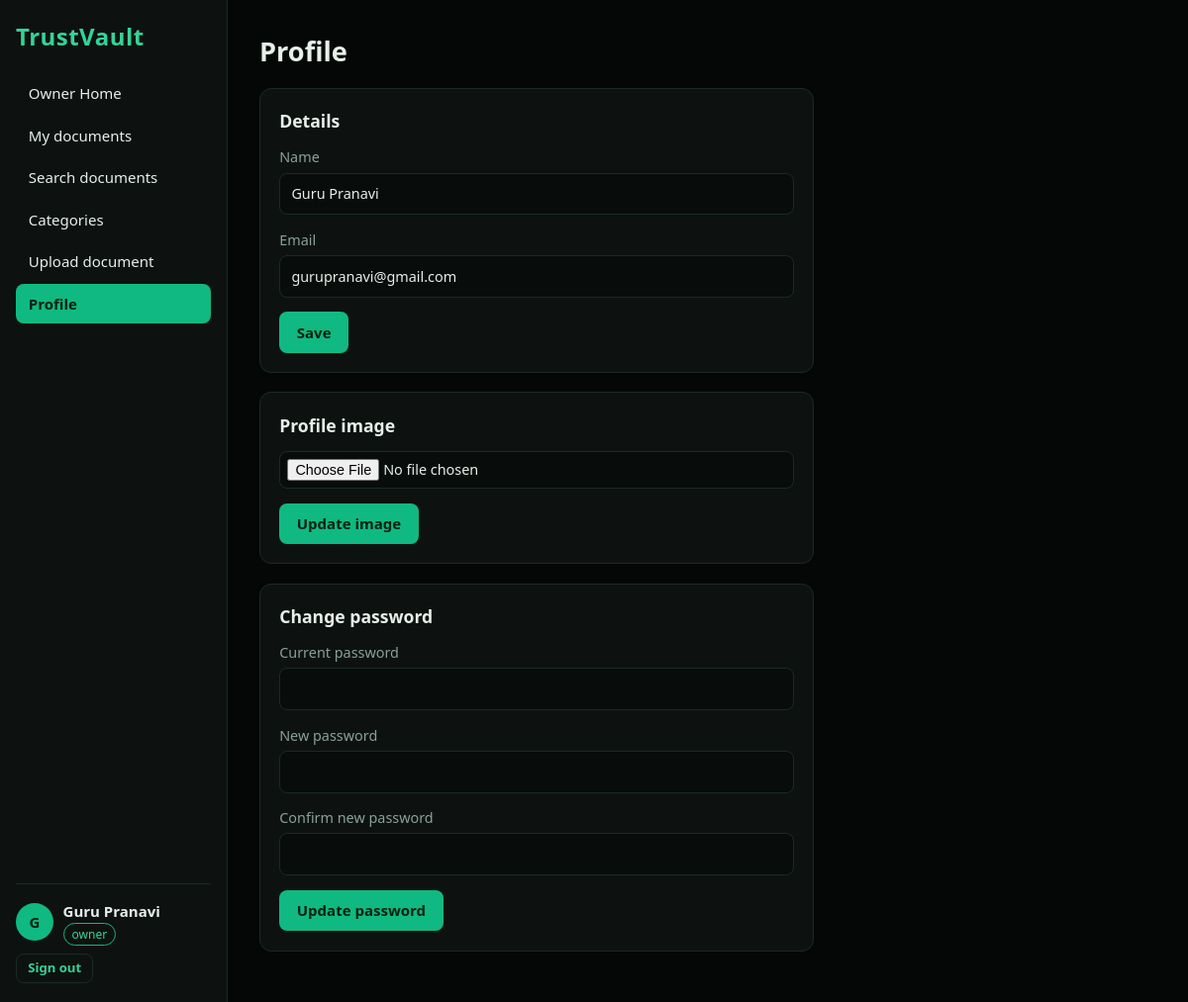
Screenshot of /profile (signed in) with the database file from the repository.
### tables this page shows
CREATE TABLE users(
  id INTEGER PRIMARY KEY AUTOINCREMENT, name TEXT NOT NULL, email TEXT NOT NULL UNIQUE,
  password TEXT NOT NULL, role TEXT NOT NULL DEFAULT 'owner', avatar TEXT, created_at TEXT NOT NULL);

### TrustVault/app/__init__.py (the view, shortened to what this page needs)
@app.route("/profile", methods=["GET", "POST"])
@login_required
def profile():
    return render_template("profile.html")

### TrustVault/app/__init__.py (called while the page is built)
def db():
    if "db" not in g:
        g.db = sqlite3.connect(DB_PATH)
        g.db.row_factory = sqlite3.Row
    return g.db

def one(sql, args=()):
    return db().execute(sql, args).fetchone()

def csrf():
    if "csrf" not in session:
        session["csrf"] = secrets.token_hex(16)
    return session["csrf"]

@app.context_processor
def inject():
    return dict(csrf=csrf, CATEGORIES=CATEGORIES)

@app.before_request
def load_user():
    g.user = None
    if session.get("uid"):
        g.user = one("SELECT * FROM users WHERE id=?", (session["uid"],))
        if not g.user:
            session.clear()
    if request.method == "POST":
        if not secrets.compare_digest(request.form.get("_csrf", ""), session.get("csrf", "")):
            abort(400, "Invalid form token. Reload the page and try again.")

def login_required(f):
    @functools.wraps(f)
    def w(*a, **k):
        if not g.user:
            return redirect(url_for("login"))
        return f(*a, **k)
    return w

### TrustVault/app/templates/profile.html (shortened to what this page needs)
{% extends "base.html" %}
{% block content %}
<h1>Profile</h1>
<form method="post" class="card narrow"><h2>Details</h2>
  <label>Name<input name="name" value="{{ g.user.name }}" required></label>
  <label>Email<input value="{{ g.user.email }}" disabled></label>
  <button class="btn">Save</button></form>
<form method="post" action="{{ url_for('avatar_upload') }}" enctype="multipart/form-data" class="card narrow"><h2>Profile image</h2>
  <label><input type="file" name="avatar" accept="image/*" required></label>
  <button class="btn">Update image</button></form>
<form method="post" action="{{ url_for('password') }}" class="card narrow"><h2>Change password</h2>
  <label>Current password<input type="password" name="current" required></label>
  <label>New password<input type="password" name="new" minlength="8" required></label>
  <label>Confirm new password<input type="password" name="confirm" minlength="8" required></label>
  <button class="btn">Update password</button></form>
{% endblock %}

### TrustVault/app/templates/base.html (shortened to what this page needs)
<!doctype html>
<html lang="en">
<head>
<link rel="stylesheet" href="{{ url_for('static', filename='style.css') }}">
</head>
<body>
{% if g.user %}
{% set ep = request.endpoint %}
<aside class="side">
  <div class="brand big">TrustVault</div>
  <nav>
    {% if g.user.role == 'admin' %}
    <a href="{{ url_for('admin_home') }}" class="{{ 'on' if ep=='admin_home' }}">Admin Home</a>
    <a href="{{ url_for('dashboard') }}" class="{{ 'on' if ep=='dashboard' }}">Dashboard</a>
    {% elif g.user.role == 'owner' %}
    <a href="{{ url_for('owner_home') }}" class="{{ 'on' if ep=='owner_home' }}">Owner Home</a>
    {% elif g.user.role == 'viewer' %}
    <a href="{{ url_for('viewer_home') }}" class="{{ 'on' if ep=='viewer_home' }}">Viewer Home</a>
    {% endif %}
    {% if g.user.role != 'viewer' %}
    <a href="{{ url_for('documents') }}" class="{{ 'on' if ep in ('documents','doc') }}">My documents</a>
    {% else %}
    <a href="{{ url_for('documents') }}" class="{{ 'on' if ep in ('documents','doc') }}">Shared documents</a>
    {% endif %}
    <a href="{{ url_for('search') }}" class="{{ 'on' if ep=='search' }}">Search documents</a>
    <a href="{{ url_for('categories') }}" class="{{ 'on' if ep=='categories' }}">Categories</a>
    {% if g.user.role != 'viewer' %}<a href="{{ url_for('upload') }}" class="{{ 'on' if ep=='upload' }}">Upload document</a>{% endif %}
    <a href="{{ url_for('profile') }}" class="{{ 'on' if ep=='profile' }}">Profile</a>
  </nav>
  <div class="me">
    {% if g.user.avatar %}<img class="av" src="{{ url_for('avatar', name=g.user.avatar) }}" alt="">{% else %}<span class="av">{{ g.user.name[:1]|upper }}</span>{% endif %}
    <div><strong>{{ g.user.name }}</strong><br><span class="role {{ g.user.role }}">{{ g.user.role }}</span></div>
    <form method="post" action="{{ url_for('logout') }}"><input type="hidden" name="_csrf" value="{{ csrf() }}"><button class="ghost sm">Sign out</button></form>
  </div>
</aside>
{% endif %}
<main class="{{ 'main' if g.user else 'auth' }}">
  {% block content %}{% endblock %}
</main>
</body>
</html>

### TrustVault/app/static/style.css (style rules this page uses)
:root { --bg:#050706;--panel:#0d1210;--line:#1b2a24;--text:#e7efe9;--muted:#8aa196;--em:#10b981;--em2:#34d399;--red:#ef4444;--amber:#f59e0b }
* { box-sizing:border-box }
body { margin:0;background:var(--bg);color:var(--text);font:15px/1.5 "Segoe UI",system-ui,-apple-system,Roboto,sans-serif }
a { color:var(--em2);text-decoration:none }
h1 { font-size:1.7rem;margin:0 0 1rem }
h2 { font-size:1.1rem;margin:0 0 .8rem }
.sm { font-size:.82rem }
.brand { font-weight:700;color:var(--em2);letter-spacing:.02em }
.brand.big { font-size:1.5rem }
.side { position:fixed;inset:0 auto 0 0;width:230px;background:var(--panel);border-right:1px solid var(--line);padding:1.2rem 1rem;display:flex;flex-direction:column;gap:1.2rem;z-index:20;overflow-y:auto }
.side nav { display:flex;flex-direction:column;gap:.15rem;flex:1 }
.side nav a { padding:.55rem .8rem;border-radius:8px;color:var(--text) }
.side nav a.on { background:var(--em);color:#021;font-weight:600 }
.me { display:flex;flex-wrap:wrap;gap:.6rem;align-items:center;border-top:1px solid var(--line);padding-top:1rem }
.av { width:38px;height:38px;border-radius:50%;object-fit:cover;background:var(--em);color:#021;display:inline-flex;align-items:center;justify-content:center;font-weight:700 }
.role { font-size:.75rem;padding:.1rem .5rem;border-radius:99px;border:1px solid var(--em);color:var(--em2) }
.main { margin-left:230px;padding:2rem;max-width:1100px }
.card { background:var(--panel);border:1px solid var(--line);border-radius:12px;padding:1.2rem;margin-bottom:1.2rem }
.narrow { max-width:560px }
label { display:block;margin-bottom:.9rem;font-size:.9rem;color:var(--muted) }
input,select { display:block;width:100%;margin-top:.3rem;padding:.6rem .7rem;background:#080c0a;color:var(--text);border:1px solid var(--line);border-radius:8px;font:inherit }
input[type=file] { padding:.45rem }
.btn,button { font:inherit;cursor:pointer;border:0;border-radius:8px;padding:.6rem 1.1rem;background:var(--em);color:#021;font-weight:600;display:inline-block }
button.ghost { background:transparent;color:var(--em2);border:1px solid var(--line) }
button.sm { padding:.25rem .7rem;font-size:.82rem }

### rows the page displays
users: user "G", user.name "Guru Pranavi", user.role "owner", name "Guru Pranavi", user.email "gurupranavi@gmail.com"
